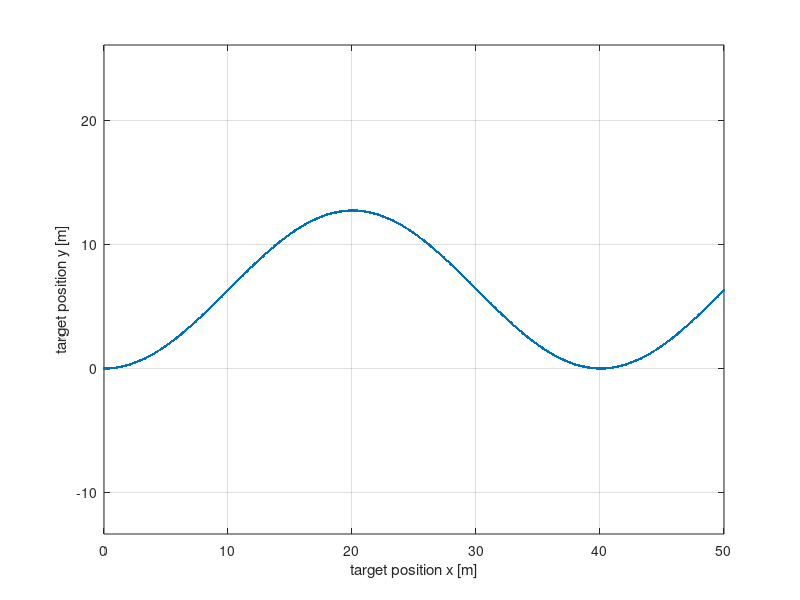
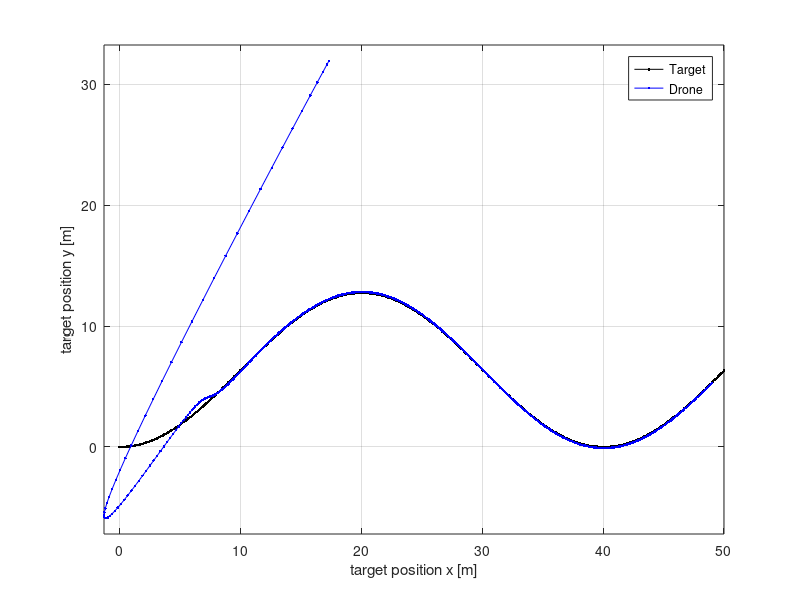
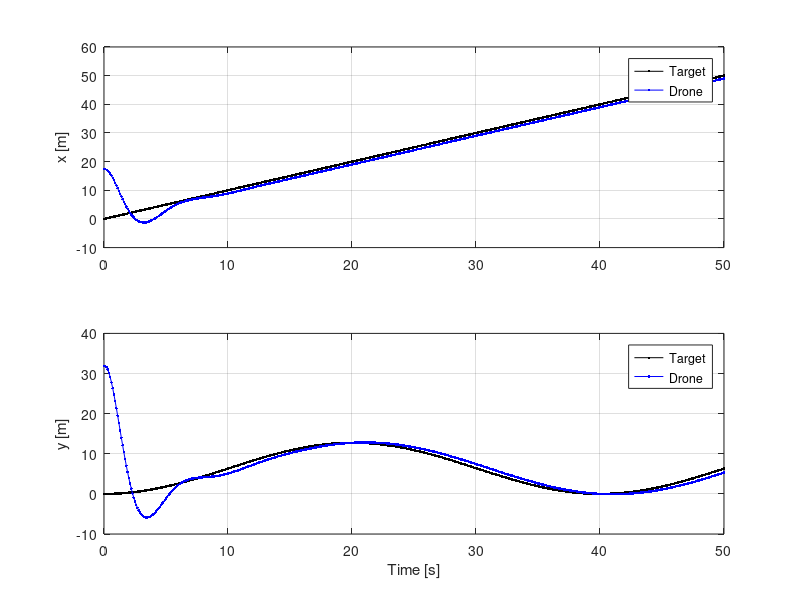

Source code (MATLAB) for these figures, in order:
clear all
close all


kp = 1;
%z = 1; % damping ratio
%kv = 2*sqrt(kp)/z;
kv = 1;


A = [0 0 1 0;
    0 0 0 1;
    -kp 0 -kv 0;
    0 -kp 0 -kv];

B = [0 0;
     0 0;
     kp 0;
     0 kp];


h = 0.1; % timestep in seconds. 
Tend = 50; % simulation end time in seconds
t = (0:h:Tend)'; % time vector
N = length(t); % number fo points


% Generate target trajectory
Pr = zeros(N,2); % vector contains [ xr yr] in each row
pr0 = [0;0]; % starts at zero position
Pr(1,:) = pr0';
for i=1:N-1
   vr =  [ 1 ; sin(2*pi/40*t(i))];% target velocity   
   Pr(i+1,:) = Pr(i,:) + h*vr';   
end

figure(1)
plot(Pr(:,1),Pr(:,2),'.-')
grid on
xlabel('target position x [m]')
ylabel('target position y [m]')
axis equal


p0 = 30*randn(2,1); % random initial dron position 30m standard deviation
v0 = [0;0]; % zero initial drone velocity
x0 = [p0;v0]; % initial state
X = zeros(N,4); % matrix to store result
% X has two columns and N rows. Each row correspons to a time sample.
% Column 1 contains T1, ad column 2 contains T2
X(1,:) = x0'; % store intial state in the first row
x = x0; 
for i=1:N-1
    u = Pr(i,:)'; % target position at time t(i)
    xdot = A*x+B*u; % determine time derivative of state
    x = x + h*xdot; % forward Euler method
    X(i+1,:) = x'; % store state in the i'th row
end


figure(2)
clf
plot(Pr(:,1),Pr(:,2),'k.-','DisplayName','Target')
hold on
plot(X(:,1),X(:,2),'b.-','DisplayName','Drone')
grid on
xlabel('target position x [m]')
ylabel('target position y [m]')
legend(gca,'show')
axis equal


figure(3)
subplot(2,1,1)
plot(t,Pr(:,1),'k.-','DisplayName','Target')
hold on
plot(t,X(:,1),'b.-','DisplayName','Drone')
grid on
ylabel('x [m]')
legend(gca,'show')
subplot(2,1,2)
plot(t,Pr(:,2),'k.-','DisplayName','Target')
hold on
plot(t,X(:,2),'b.-','DisplayName','Drone')
grid on
ylabel('y [m]')
xlabel('Time [s]')
legend(gca,'show')

